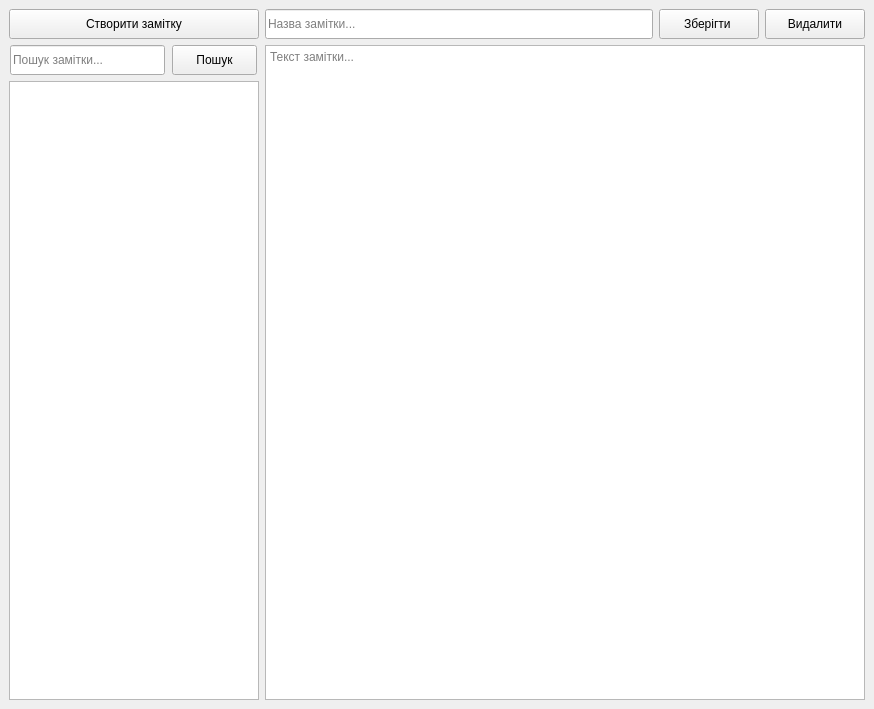
<?xml version="1.0" encoding="UTF-8"?>
<ui version="4.0">
 <class>MainWindow</class>
 <widget class="QMainWindow" name="MainWindow">
  <property name="geometry">
   <rect>
    <x>0</x>
    <y>0</y>
    <width>874</width>
    <height>709</height>
   </rect>
  </property>
  <property name="sizePolicy">
   <sizepolicy hsizetype="Minimum" vsizetype="Preferred">
    <horstretch>0</horstretch>
    <verstretch>0</verstretch>
   </sizepolicy>
  </property>
  <property name="windowTitle">
   <string>Замітки</string>
  </property>
  <property name="windowIcon">
   <iconset>
    <normaloff>../8ac35b44/note.svg</normaloff>../8ac35b44/note.svg</iconset>
  </property>
  <property name="windowOpacity">
   <double>1.000000000000000</double>
  </property>
  <property name="layoutDirection">
   <enum>Qt::LeftToRight</enum>
  </property>
  <property name="styleSheet">
   <string notr="true"/>
  </property>
  <property name="locale">
   <locale language="Ukrainian" country="Ukraine"/>
  </property>
  <widget class="QWidget" name="MainLayout">
   <property name="styleSheet">
    <string notr="true"/>
   </property>
   <layout class="QHBoxLayout" name="horizontalLayout">
    <item>
     <layout class="QVBoxLayout" name="LeftColumn">
      <property name="spacing">
       <number>6</number>
      </property>
      <property name="sizeConstraint">
       <enum>QLayout::SetDefaultConstraint</enum>
      </property>
      <item>
       <widget class="QPushButton" name="createNote">
        <property name="sizePolicy">
         <sizepolicy hsizetype="Minimum" vsizetype="Fixed">
          <horstretch>0</horstretch>
          <verstretch>0</verstretch>
         </sizepolicy>
        </property>
        <property name="minimumSize">
         <size>
          <width>250</width>
          <height>30</height>
         </size>
        </property>
        <property name="maximumSize">
         <size>
          <width>250</width>
          <height>30</height>
         </size>
        </property>
        <property name="cursor">
         <cursorShape>PointingHandCursor</cursorShape>
        </property>
        <property name="styleSheet">
         <string notr="true"/>
        </property>
        <property name="text">
         <string>Створити замітку</string>
        </property>
        <property name="icon">
         <iconset>
          <normaloff>../94df6902/file-plus.svg</normaloff>../94df6902/file-plus.svg</iconset>
        </property>
       </widget>
      </item>
      <item>
       <layout class="QHBoxLayout" name="searchLayout">
        <property name="sizeConstraint">
         <enum>QLayout::SetDefaultConstraint</enum>
        </property>
        <property name="bottomMargin">
         <number>0</number>
        </property>
        <item>
         <widget class="QLineEdit" name="searchNoteTxt">
          <property name="sizePolicy">
           <sizepolicy hsizetype="Fixed" vsizetype="Fixed">
            <horstretch>0</horstretch>
            <verstretch>0</verstretch>
           </sizepolicy>
          </property>
          <property name="minimumSize">
           <size>
            <width>155</width>
            <height>30</height>
           </size>
          </property>
          <property name="maximumSize">
           <size>
            <width>155</width>
            <height>30</height>
           </size>
          </property>
          <property name="styleSheet">
           <string notr="true"/>
          </property>
          <property name="dragEnabled">
           <bool>false</bool>
          </property>
          <property name="placeholderText">
           <string>Пошук замітки...</string>
          </property>
         </widget>
        </item>
        <item>
         <widget class="QPushButton" name="searchButton">
          <property name="sizePolicy">
           <sizepolicy hsizetype="Fixed" vsizetype="Fixed">
            <horstretch>0</horstretch>
            <verstretch>0</verstretch>
           </sizepolicy>
          </property>
          <property name="minimumSize">
           <size>
            <width>85</width>
            <height>30</height>
           </size>
          </property>
          <property name="maximumSize">
           <size>
            <width>85</width>
            <height>30</height>
           </size>
          </property>
          <property name="cursor">
           <cursorShape>PointingHandCursor</cursorShape>
          </property>
          <property name="styleSheet">
           <string notr="true"/>
          </property>
          <property name="text">
           <string>Пошук</string>
          </property>
          <property name="icon">
           <iconset>
            <normaloff>../e1e6096a/search.svg</normaloff>../e1e6096a/search.svg</iconset>
          </property>
         </widget>
        </item>
       </layout>
      </item>
      <item>
       <widget class="QListWidget" name="notesList">
        <property name="sizePolicy">
         <sizepolicy hsizetype="Maximum" vsizetype="Expanding">
          <horstretch>0</horstretch>
          <verstretch>0</verstretch>
         </sizepolicy>
        </property>
        <property name="maximumSize">
         <size>
          <width>250</width>
          <height>16777215</height>
         </size>
        </property>
        <property name="statusTip">
         <string/>
        </property>
        <property name="whatsThis">
         <string/>
        </property>
        <property name="accessibleName">
         <string/>
        </property>
        <property name="accessibleDescription">
         <string/>
        </property>
        <property name="styleSheet">
         <string notr="true"/>
        </property>
       </widget>
      </item>
     </layout>
    </item>
    <item>
     <layout class="QVBoxLayout" name="RightColumn" stretch="0,0">
      <property name="spacing">
       <number>6</number>
      </property>
      <property name="sizeConstraint">
       <enum>QLayout::SetDefaultConstraint</enum>
      </property>
      <item>
       <layout class="QHBoxLayout" name="noteDataLAyout">
        <property name="bottomMargin">
         <number>0</number>
        </property>
        <item>
         <widget class="QLineEdit" name="noteTitle">
          <property name="minimumSize">
           <size>
            <width>0</width>
            <height>30</height>
           </size>
          </property>
          <property name="maximumSize">
           <size>
            <width>16777215</width>
            <height>30</height>
           </size>
          </property>
          <property name="styleSheet">
           <string notr="true"/>
          </property>
          <property name="text">
           <string/>
          </property>
          <property name="placeholderText">
           <string>Назва замітки...</string>
          </property>
         </widget>
        </item>
        <item>
         <widget class="QPushButton" name="saveNote">
          <property name="minimumSize">
           <size>
            <width>100</width>
            <height>30</height>
           </size>
          </property>
          <property name="maximumSize">
           <size>
            <width>100</width>
            <height>30</height>
           </size>
          </property>
          <property name="cursor">
           <cursorShape>PointingHandCursor</cursorShape>
          </property>
          <property name="styleSheet">
           <string notr="true"/>
          </property>
          <property name="text">
           <string>Зберігти </string>
          </property>
          <property name="icon">
           <iconset>
            <normaloff>../e24d6e15/device-floppy.svg</normaloff>../e24d6e15/device-floppy.svg</iconset>
          </property>
         </widget>
        </item>
        <item>
         <widget class="QPushButton" name="deleteNote">
          <property name="sizePolicy">
           <sizepolicy hsizetype="Minimum" vsizetype="Fixed">
            <horstretch>0</horstretch>
            <verstretch>0</verstretch>
           </sizepolicy>
          </property>
          <property name="minimumSize">
           <size>
            <width>100</width>
            <height>30</height>
           </size>
          </property>
          <property name="maximumSize">
           <size>
            <width>100</width>
            <height>30</height>
           </size>
          </property>
          <property name="cursor">
           <cursorShape>PointingHandCursor</cursorShape>
          </property>
          <property name="styleSheet">
           <string notr="true"/>
          </property>
          <property name="text">
           <string>Видалити</string>
          </property>
          <property name="icon">
           <iconset>
            <normaloff>../98a7b91/trash.svg</normaloff>../98a7b91/trash.svg</iconset>
          </property>
         </widget>
        </item>
       </layout>
      </item>
      <item>
       <widget class="QTextEdit" name="NoteText">
        <property name="styleSheet">
         <string notr="true"/>
        </property>
        <property name="placeholderText">
         <string>Текст замітки...</string>
        </property>
       </widget>
      </item>
     </layout>
    </item>
   </layout>
  </widget>
 </widget>
 <resources/>
 <connections/>
</ui>
